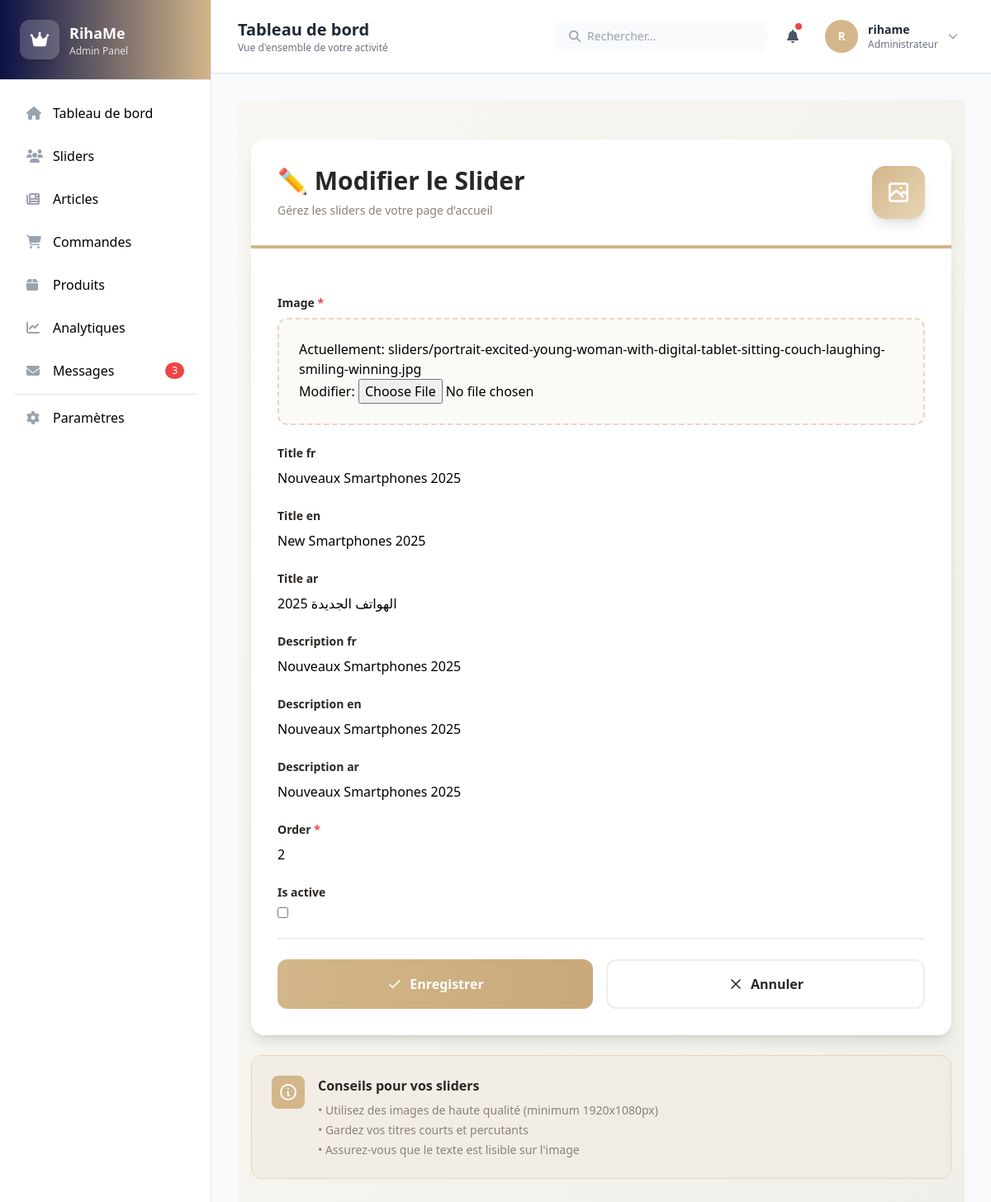
The app's page /fr/adminpanel/sliders/2/edit/ (signed in) with its own data.
### adminpanel/models.py (models this page shows, shortened)
class Slider(models.Model):
    image = models.ImageField(upload_to='sliders/')
    title_fr = models.CharField(max_length=255, blank=True, null=True)
    title_en = models.CharField(max_length=255, blank=True, null=True)
    title_ar = models.CharField(max_length=255, blank=True, null=True)
    description_fr = RichTextUploadingField(blank=True, null=True)
    description_en = RichTextUploadingField(blank=True, null=True)
    description_ar = RichTextUploadingField(blank=True, null=True)
    order = models.PositiveIntegerField(default=0)
    is_active = models.BooleanField(default=True)
    created_at = models.DateTimeField(auto_now_add=True)

### adminpanel/views.py (the view)
# urls.py: path("sliders/<int:pk>/edit/", views.slider_edit, name="slider_edit"),
def slider_edit(request, pk):
    slider = get_object_or_404(Slider, pk=pk)
    form = SliderForm(request.POST or None, request.FILES or None, instance=slider)
    if form.is_valid():
        form.save()
        return redirect("adminpanel:slider_list")
    return render(request, "adminpanel/sliders/slider_form.html", {"form": form, "slider": slider})

### adminpanel/forms.py
class SliderForm(forms.ModelForm):
    description_fr = forms.CharField(widget=CKEditorUploadingWidget(), required=False)
    description_en = forms.CharField(widget=CKEditorUploadingWidget(), required=False)
    description_ar = forms.CharField(widget=CKEditorUploadingWidget(), required=False)
    class Meta:
        model = Slider
        fields = [
            'image',
            'title_fr', 'title_en', 'title_ar',
            'description_fr', 'description_en', 'description_ar',
            'order', 'is_active'
        ]

### store/context_processors.py (called while the page is built)
def language_code(request):
    return {
        'LANGUAGE_CODE': get_language()
    }

### adminpanel/templates/adminpanel/sliders/slider_form.html (shortened to what this page needs)
{% extends 'adminpanel/base.html' %}
{% load i18n %}
{% block content %}
<div class="min-h-screen bg-gradient-to-br from-[#F8F7F2] to-[#EFEDE7] py-12 px-4">
    <div class="max-w-4xl mx-auto">
        <div class="bg-white rounded-t-2xl shadow-lg border-b-4 border-[#D3B689] p-8">
            <div class="flex items-center justify-between">
                <div>
                    <h1 class="text-3xl font-bold text-[#2A2623] mb-2">
                        {% if slider %}
                            <span class="text-[#D3B689]">✏️</span> {% trans "Modifier le Slider" %}
                        {% else %}
                            <span class="text-[#D3B689]">➕</span> {% trans "Nouveau Slider" %}
                        {% endif %}
                    </h1>
                    <p class="text-[#8A837B] text-sm">
                        {% trans "Gérez les sliders de votre page d'accueil" %}
                    </p>
                </div>
                <div class="hidden md:block">
                    <div class="w-16 h-16 bg-gradient-to-br from-[#D3B689] to-[#E8D7B8] rounded-2xl flex items-center justify-center shadow-lg">
                    </div>
                </div>
            </div>
        </div>
        <div class="bg-white rounded-b-2xl shadow-lg p-8">
            <form method="post" enctype="multipart/form-data" class="space-y-6">
                <div class="space-y-6">
                    {% for field in form %}
                    <div class="form-group">
                        <label for="{{ field.id_for_label }}" class="block text-sm font-semibold text-[#2A2623] mb-2">
                            {{ field.label }}
                            {% if field.field.required %}
                                <span class="text-red-500">*</span>
                            {% endif %}
                        </label>
                        {% if field.name == 'is_active' %}
                            <div class="flex items-center">
                                {{ field }}
                            </div>
                        {% elif 'image' in field.name or 'file' in field.name %}
                            <div class="border-2 border-dashed border-[#E8D7B8] rounded-xl p-6 bg-[#FBFAF7] hover:border-[#D3B689] transition-colors">
                                {{ field }}
                            </div>
                        {% elif 'description' in field.name or 'content' in field.name or 'text' in field.name %}
                            {{ field }}
                        {% else %}
                            {{ field }}
                        {% endif %}
                    </div>
                    {% endfor %}
                </div>
                <div class="flex flex-col sm:flex-row gap-4 pt-6 border-t-2 border-[#EFEDE7]">
                    <button
                        type="submit"
                        class="flex-1 bg-gradient-to-r from-[#D3B689] to-[#C9A97A] text-white font-semibold px-8 py-4 rounded-xl hover:shadow-lg transform hover:-translate-y-0.5 transition-all duration-200 flex items-center justify-center gap-2"
                    >
                        <svg class="w-5 h-5" fill="none" stroke="currentColor" viewBox="0 0 24 24">
                            <path stroke-linecap="round" stroke-linejoin="round" stroke-width="2" d="M5 13l4 4L19 7" />
                        </svg>
                        {% trans "Enregistrer" %}
                    </button>
                    <a
                        href="{% url 'adminpanel:slider_list' %}"
                        class="flex-1 bg-white border-2 border-[#EFEDE7] text-[#2A2623] font-semibold px-8 py-4 rounded-xl hover:bg-[#FBFAF7] hover:border-[#D3B689] transition-all duration-200 flex items-center justify-center gap-2"
                    >
                        <svg class="w-5 h-5" fill="none" stroke="currentColor" viewBox="0 0 24 24">
                            <path stroke-linecap="round" stroke-linejoin="round" stroke-width="2" d="M6 18L18 6M6 6l12 12" />
                        </svg>
                        {% trans "Annuler" %}
                    </a>
                </div>
            </form>
        </div>
        <div class="mt-6 bg-gradient-to-r from-[#D3B689]/10 to-[#E8D7B8]/10 rounded-xl p-6 border border-[#E8D7B8]">
            <div class="flex items-start gap-4">
                <div class="flex-shrink-0 w-10 h-10 bg-[#D3B689] rounded-lg flex items-center justify-center">
                    <svg class="w-6 h-6 text-white" fill="none" stroke="currentColor" viewBox="0 0 24 24">
                        <path stroke-linecap="round" stroke-linejoin="round" stroke-width="2" d="M13 16h-1v-4h-1m1-4h.01M21 12a9 9 0 11-18 0 9 9 0 0118 0z" />
                    </svg>
                </div>
                <div>
                    <h3 class="font-semibold text-[#2A2623] mb-2">{% trans "Conseils pour vos sliders" %}</h3>
                    <ul class="text-sm text-[#8A837B] space-y-1">
                        <li>• {% trans "Utilisez des images de haute qualité (minimum 1920x1080px)" %}</li>
                        <li>• {% trans "Gardez vos titres courts et percutants" %}</li>
                        <li>• {% trans "Assurez-vous que le texte est lisible sur l'image" %}</li>
                    </ul>
                </div>
            </div>
        </div>
    </div>
</div>
{% endblock %}

### adminpanel/templates/adminpanel/header.html (shortened to what this page needs)
{% load i18n %}
<header class="sticky top-0 z-20 bg-white border-b shadow-sm">
  <div class="flex items-center justify-between p-4 lg:px-8">
    <div class="flex items-center gap-4">
      <div>
        <h1 class="text-lg md:text-xl font-bold text-gray-800">
          {% block header_title %}{% trans "Tableau de bord" %}{% endblock %}
        </h1>
        <p class="text-xs text-gray-500 hidden sm:block">{% trans "Vue d'ensemble de votre activité" %}</p>
      </div>
    </div>
    <div class="flex items-center gap-2 md:gap-4">
      <div class="hidden lg:flex items-center gap-2 bg-gray-50 rounded-lg px-4 py-2 w-64">
        <i class="fas fa-search text-gray-400 text-sm"></i>
        <input type="text" placeholder="{% trans 'Rechercher...' %}" class="bg-transparent text-sm w-full focus:outline-none">
      </div>
      <button class="relative p-2 rounded-lg hover:bg-gray-100">
        <i class="fas fa-bell text-gray-600"></i>
        <span class="absolute top-1 right-1 w-2 h-2 bg-red-500 rounded-full"></span>
      </button>
      <div class="relative group">
        <button class="flex items-center gap-2 md:gap-3 p-2 rounded-lg hover:bg-gray-100">
          <div class="w-8 h-8 md:w-10 md:h-10 rounded-full accent-bg flex items-center justify-center text-white font-semibold text-sm">
            {{ request.user.username|slice:":1"|upper }}
          </div>
          <div class="hidden md:block text-left">
            <div class="text-sm font-semibold text-gray-800">
              {{ request.user.get_full_name|default:request.user.username }}
            </div>
            <div class="text-xs text-gray-500">{% trans "Administrateur" %}</div>
          </div>
          <i class="fas fa-chevron-down text-xs text-gray-400 hidden md:block"></i>
        </button>
      </div>
    </div>
  </div>
</header>

### adminpanel/templates/adminpanel/base.html (style rules this page uses)
:root { --accent: #d3b689; --beige: #f5f0e6; --dark: #0b1145; }
.accent-bg { background-color: var(--accent); }
* { transition: all 0.3s ease; }

### adminpanel/templates/adminpanel/sliders/slider_form.html (style rules this page uses)
input[type="text"], input[type="email"], input[type="url"], input[type="number"], select { @apply w-full px-4 py-3 border-2 border-[#EFEDE7] rounded-xl focus:ring-2 focus:ring-[#D3B689] focus:border-transparent outline-none transition-all bg-[#FBFAF7] text-[#2A2623]; }
input[type="file"] { @apply w-full text-sm text-[#8A837B] file:mr-4 file:py-2 file:px-4 file:rounded-lg file:border-0 file:text-sm file:font-semibold file:bg-[#D3B689] file:text-white hover:file:bg-[#C9A97A] file:cursor-pointer cursor-pointer; }
input[type="checkbox"] { @apply w-5 h-5 text-[#D3B689] border-2 border-[#EFEDE7] rounded focus:ring-2 focus:ring-[#D3B689] cursor-pointer; }

### records on screen
Slider: form "Nouveaux Smartphones 2025" "New Smartphones 2025" "الهواتف الجديدة 2025" "2", form "Nouveaux Smartphones 2025" "Nouveaux Smartphones 2025" "Nouveaux Smartphones 2025"

### other values on screen
{{ request.user.username|slice:":1"|upper }} "R"
{{ request.user.get_full_name|default:request.user.username }} "rihame"
{{ field.label }} "Image" "Title fr" "Title en" "Title ar" "Description fr" "Description en" "Description ar" "Order" "Is active"
